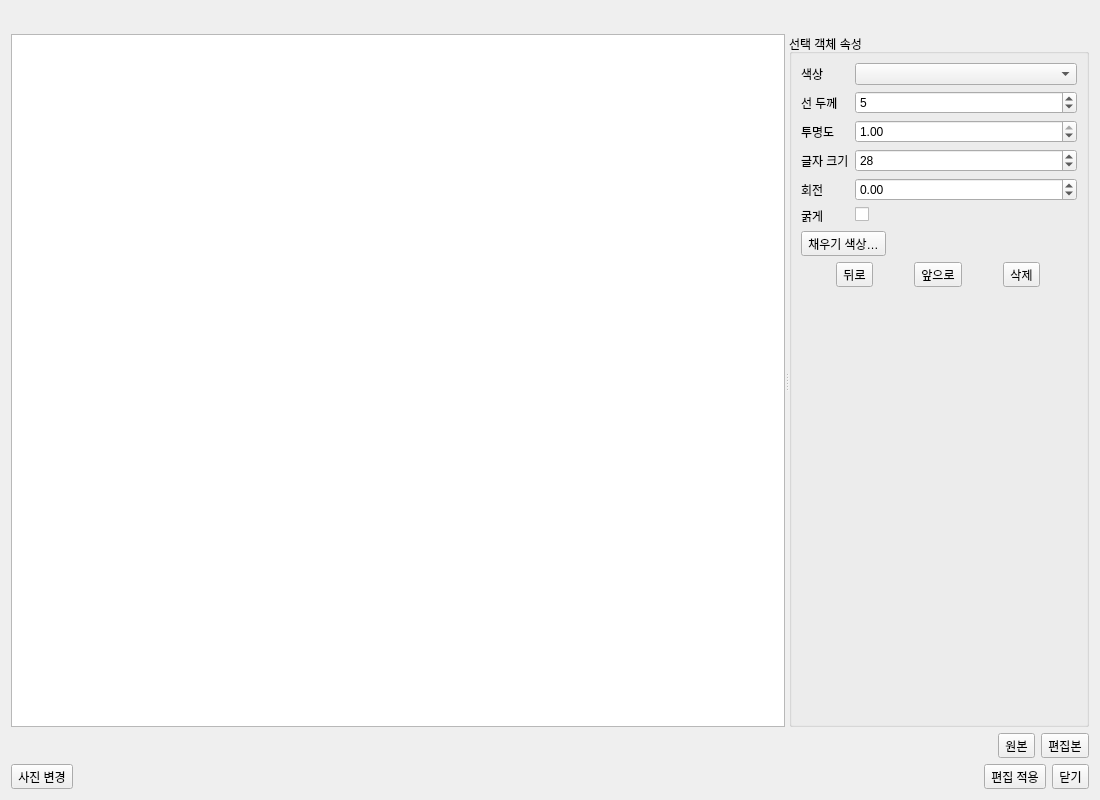
<?xml version="1.0" encoding="UTF-8"?>
<ui version="4.0">
 <class>PhotoStudioForm</class>
 <widget class="QDialog" name="PhotoStudioForm">
  <property name="windowTitle"><string>GeoFlow · Photo Studio</string></property>
  <property name="geometry"><rect><x>0</x><y>0</y><width>1100</width><height>800</height></rect></property>
  <layout class="QVBoxLayout" name="rootLayout">
   <item><widget class="QToolBar" name="studioToolbar"><property name="toolButtonStyle"><enum>Qt::ToolButtonIconOnly</enum></property><property name="iconSize"><size><width>20</width><height>20</height></size></property></widget></item>
   <item>
    <widget class="QSplitter" name="studioSplitter">
     <property name="orientation"><enum>Qt::Horizontal</enum></property>
     <widget class="QGraphicsView" name="graphicsView"/>
     <widget class="QGroupBox" name="propertyPanel">
      <property name="title"><string>선택 객체 속성</string></property>
      <property name="minimumSize"><size><width>220</width><height>0</height></size></property>
      <property name="maximumSize"><size><width>300</width><height>16777215</height></size></property>
      <layout class="QVBoxLayout" name="propertyRootLayout">
       <item>
        <layout class="QFormLayout" name="propertyFormLayout">
         <item row="0" column="0"><widget class="QLabel" name="colorLabel"><property name="text"><string>색상</string></property></widget></item>
         <item row="0" column="1"><widget class="QComboBox" name="colorCombo"/></item>
         <item row="1" column="0"><widget class="QLabel" name="strokeLabel"><property name="text"><string>선 두께</string></property></widget></item>
         <item row="1" column="1"><widget class="QSpinBox" name="strokeWidthSpin"><property name="minimum"><number>1</number></property><property name="maximum"><number>40</number></property><property name="value"><number>5</number></property></widget></item>
         <item row="2" column="0"><widget class="QLabel" name="opacityLabel"><property name="text"><string>투명도</string></property></widget></item>
         <item row="2" column="1"><widget class="QDoubleSpinBox" name="opacitySpin"><property name="minimum"><double>0.050000000000000</double></property><property name="maximum"><double>1.000000000000000</double></property><property name="singleStep"><double>0.050000000000000</double></property><property name="value"><double>1.000000000000000</double></property></widget></item>
         <item row="3" column="0"><widget class="QLabel" name="fontLabel"><property name="text"><string>글자 크기</string></property></widget></item>
         <item row="3" column="1"><widget class="QSpinBox" name="fontSizeSpin"><property name="minimum"><number>8</number></property><property name="maximum"><number>160</number></property><property name="value"><number>28</number></property></widget></item>
         <item row="4" column="0"><widget class="QLabel" name="rotationLabel"><property name="text"><string>회전</string></property></widget></item>
         <item row="4" column="1"><widget class="QDoubleSpinBox" name="rotationSpin"><property name="minimum"><double>-360.000000000000000</double></property><property name="maximum"><double>360.000000000000000</double></property><property name="singleStep"><double>5.000000000000000</double></property></widget></item>
         <item row="5" column="0"><widget class="QLabel" name="boldLabel"><property name="text"><string>굵게</string></property></widget></item>
         <item row="5" column="1"><widget class="QCheckBox" name="boldCheck"/></item>
        </layout>
       </item>
       <item><widget class="QToolButton" name="fillButton"><property name="text"><string>채우기 색상…</string></property></widget></item>
       <item>
        <layout class="QHBoxLayout" name="orderLayout">
         <item><widget class="QToolButton" name="backButton"><property name="text"><string>뒤로</string></property></widget></item>
         <item><widget class="QToolButton" name="frontButton"><property name="text"><string>앞으로</string></property></widget></item>
         <item><widget class="QToolButton" name="deleteAnnotationButton"><property name="text"><string>삭제</string></property></widget></item>
        </layout>
       </item>
       <item><spacer name="propertySpacer"><property name="orientation"><enum>Qt::Vertical</enum></property><property name="sizeHint" stdset="0"><size><width>20</width><height>40</height></size></property></spacer></item>
      </layout>
     </widget>
    </widget>
   </item>
   <item>
    <layout class="QHBoxLayout" name="statusLayout">
     <item><widget class="QLabel" name="statusLabel"><property name="text"><string/></property><property name="wordWrap"><bool>true</bool></property></widget></item>
     <item><spacer name="statusSpacer"><property name="orientation"><enum>Qt::Horizontal</enum></property><property name="sizeHint" stdset="0"><size><width>40</width><height>20</height></size></property></spacer></item>
     <item><widget class="QToolButton" name="originalButton"><property name="text"><string>원본</string></property><property name="checkable"><bool>true</bool></property></widget></item>
     <item><widget class="QToolButton" name="editedButton"><property name="text"><string>편집본</string></property><property name="checkable"><bool>true</bool></property></widget></item>
    </layout>
   </item>
   <item>
    <layout class="QHBoxLayout" name="actionLayout">
     <item><widget class="QToolButton" name="replaceButton"><property name="text"><string>사진 변경</string></property></widget></item>
     <item><spacer name="actionSpacer"><property name="orientation"><enum>Qt::Horizontal</enum></property><property name="sizeHint" stdset="0"><size><width>40</width><height>20</height></size></property></spacer></item>
     <item><widget class="QToolButton" name="saveButton"><property name="text"><string>편집 적용</string></property></widget></item>
     <item><widget class="QToolButton" name="cancelButton"><property name="text"><string>닫기</string></property></widget></item>
    </layout>
   </item>
  </layout>
 </widget>
 <resources/><connections/>
</ui>
